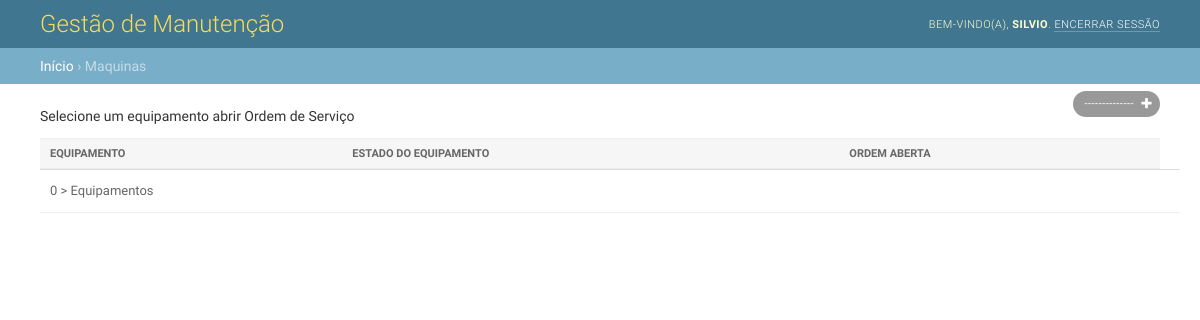
Before: /maquinas (signed in) with the older database file.
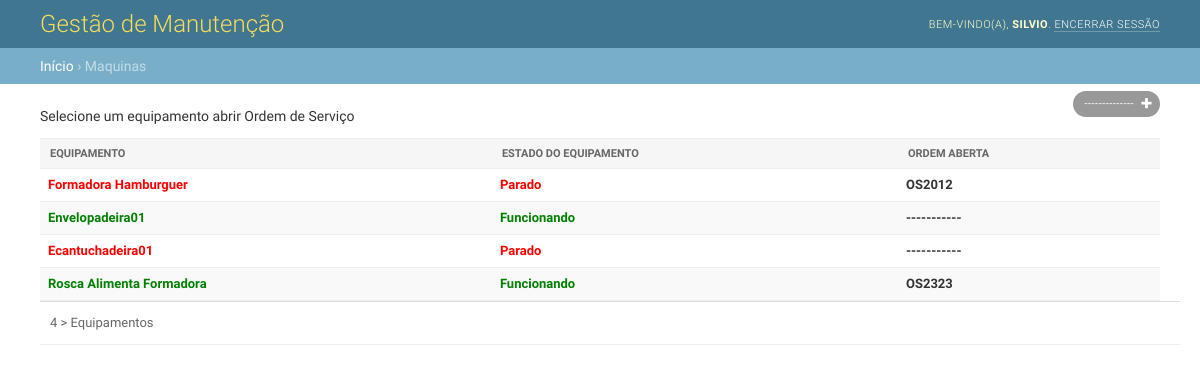
After: the same page with the newer database file.
### core/models.py (models this page shows)
class Base(models.Model):
    create = models.DateTimeField(auto_now_add=True)
    update = models.DateTimeField(auto_now=True)

class Maquinas(Base):
    Nome = models.ForeignKey(Equipamentos, on_delete=models.PROTECT)
    Ordem = models.CharField(max_length=10, null=True, blank=True)
    estado_choices = [
        ('Parado', 'Equipamento Parado'),
        ('Funcionando', 'Equipamento Funcionando'),
        ('Erro', 'Erro na Leitura'),
    ]
    Estado = models.CharField(
        verbose_name='Estado do Equipamento',
        max_length=25,
        choices=estado_choices,
    )

class Equipamentos(Base):
    Nome = models.CharField(max_length=50, help_text='Nome do Equipamento')
    Setor = models.CharField(max_length=50, help_text='Setor do Equipamento')
    Fabricante = models.CharField(max_length=50, help_text='Fabricante do Equipamento')
    def __str__(self):
        return self.Nome

### core/views.py (the view)
# urls.py: path('maquinas', maquinas, name='maquinas'),
@login_required
def maquinas(request):
    dados = Maquinas.objects.all()
    context = {
        'dados': dados,
    }
    return render(request, 'ordem/maquinas.html', context)

### core/templates/ordem/maquinas.html (shortened to what this page needs)
{% extends 'ordem/base.html' %}
{% block breadcrumbs %}
    <a href="#">Início</a>
    &rsaquo; Maquinas
{% endblock %}
{% block main %}
<div class="main shifted" id="main">
    <div class="content">
      <div id="content" class="flex">
        <p>Selecione um equipamento abrir Ordem de Serviço</p>
        <div id="content-main">
          <ul class="object-tools">
            <li>
              <a href="{% url 'maquinas' %}" class="addlink">
                --------------
              </a>
            </li>
          </ul>
          <div class="module" id="changelist">
            <div class="changelist-form-container">
              <form id="changelist-form" method="post" novalidate>
                <div class="container">
                  <table id="result_list">
                    <thead>
                      <tr>
                        <th scope="col"  class="">
                          <div class="text"><span>Equipamento</span></div>
                        </th>
                        <th scope="col"  class="">
                          <div class="text"><span>Estado do Equipamento</span></div>
                        </th>
                        <th scope="col"  class="">
                          <div class="text"><span>Ordem Aberta</span></div>
                        </th>
                      </tr>
                    </thead>
                    <tbody>
                      {% for dados in dados %}
                      <tr>
                          <th class="">
                            {% if dados.Estado == "Funcionando" %}
                              <a style="color: green" href="{% url 'ordem_add'%}">{{ dados.Nome }}</a>
                            {% else %}
                              <a style="color: red" href="{% url 'ordem_add'%}">{{ dados.Nome }}</a>
                            {% endif %}
                          </th>
                          <th class="">
                            {% if dados.Estado == "Funcionando" %}
                              <a style="color: green">{{ dados.Estado }}</a>
                            {% else %}
                              <a style="color: red">{{ dados.Estado }}</a>
                            {% endif %}
                          </th>
                          <th class="">
                            {% if dados.Ordem == none %}
                              <a>-----------</a>
                            {% else %}
                              <a>{{ dados.Ordem }}</a>
                            {% endif %}
                          </th>
                      </tr>
                      {% endfor %}
                    </tbody>
                  </table>
                  <p class="paginator">
                    {% if dados.count == 1 %}
                    <span>{{ dados.count }} > Equipamento</span>
                    {% else %}
                      <span>{{ dados.count }} > Equipamentos</span>
                    {% endif %}
                  </p>
                </div>
              </form>
            </div>
          </div>
        </div>
        <br class="clear">
        </div>
          <div id="footer"></div>
        </div>
      </div>
    </div>
{% endblock %}

Changed rows visible on the page:
added Maquinas: Nome "Formadora Hamburguer", Estado "Parado", Ordem "OS2012"
added Maquinas: Nome "Envelopadeira01", Estado "Funcionando"
added Maquinas: Nome "Ecantuchadeira01", Estado "Parado"
added Maquinas: Nome "Rosca Alimenta Formadora", Estado "Funcionando", Ordem "OS2323"
Other visible differences:
{{ dados.count }}: "0" → "4"
